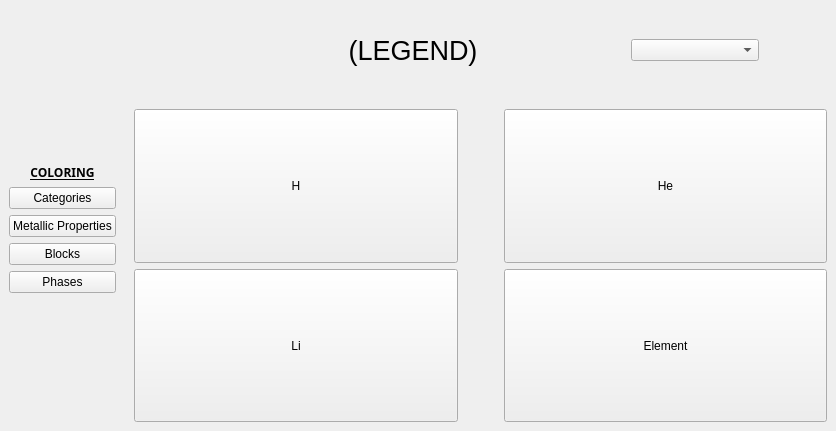
<?xml version="1.0" encoding="UTF-8"?>
<ui version="4.0">
 <class>TableSection</class>
 <widget class="QWidget" name="TableSection">
  <property name="geometry">
   <rect>
    <x>0</x>
    <y>0</y>
    <width>836</width>
    <height>431</height>
   </rect>
  </property>
  <property name="windowTitle">
   <string>TableSection</string>
  </property>
  <layout class="QGridLayout" name="gridLayout_2" rowstretch="1,4" columnstretch="1,4">
   <property name="leftMargin">
    <number>0</number>
   </property>
   <property name="topMargin">
    <number>0</number>
   </property>
   <property name="rightMargin">
    <number>0</number>
   </property>
   <property name="bottomMargin">
    <number>0</number>
   </property>
   <property name="spacing">
    <number>0</number>
   </property>
   <item row="0" column="1">
    <widget class="QFrame" name="Legend">
     <property name="sizePolicy">
      <sizepolicy hsizetype="Preferred" vsizetype="Fixed">
       <horstretch>0</horstretch>
       <verstretch>2</verstretch>
      </sizepolicy>
     </property>
     <property name="minimumSize">
      <size>
       <width>300</width>
       <height>100</height>
      </size>
     </property>
     <layout class="QHBoxLayout" name="horizontalLayout" stretch="5,5,2,5,3">
      <property name="sizeConstraint">
       <enum>QLayout::SetDefaultConstraint</enum>
      </property>
      <property name="leftMargin">
       <number>0</number>
      </property>
      <property name="topMargin">
       <number>0</number>
      </property>
      <property name="rightMargin">
       <number>0</number>
      </property>
      <property name="bottomMargin">
       <number>0</number>
      </property>
      <item>
       <spacer name="horizontalSpacer_3">
        <property name="orientation">
         <enum>Qt::Horizontal</enum>
        </property>
        <property name="sizeHint" stdset="0">
         <size>
          <width>40</width>
          <height>20</height>
         </size>
        </property>
       </spacer>
      </item>
      <item>
       <widget class="QWidget" name="widget" native="true">
        <property name="sizePolicy">
         <sizepolicy hsizetype="Fixed" vsizetype="Preferred">
          <horstretch>0</horstretch>
          <verstretch>0</verstretch>
         </sizepolicy>
        </property>
        <property name="minimumSize">
         <size>
          <width>320</width>
          <height>0</height>
         </size>
        </property>
        <layout class="QVBoxLayout" name="verticalLayout_2">
         <item>
          <widget class="QLabel" name="label_2">
           <property name="font">
            <font>
             <pointsize>20</pointsize>
            </font>
           </property>
           <property name="text">
            <string>(LEGEND)</string>
           </property>
           <property name="alignment">
            <set>Qt::AlignCenter</set>
           </property>
          </widget>
         </item>
        </layout>
       </widget>
      </item>
      <item>
       <spacer name="horizontalSpacer_4">
        <property name="orientation">
         <enum>Qt::Horizontal</enum>
        </property>
        <property name="sizeHint" stdset="0">
         <size>
          <width>40</width>
          <height>20</height>
         </size>
        </property>
       </spacer>
      </item>
      <item>
       <widget class="QComboBox" name="comboBox"/>
      </item>
      <item>
       <spacer name="horizontalSpacer_5">
        <property name="orientation">
         <enum>Qt::Horizontal</enum>
        </property>
        <property name="sizeHint" stdset="0">
         <size>
          <width>40</width>
          <height>20</height>
         </size>
        </property>
       </spacer>
      </item>
     </layout>
    </widget>
   </item>
   <item row="0" column="0" rowspan="2">
    <widget class="QWidget" name="Periodic_property" native="true">
     <property name="sizePolicy">
      <sizepolicy hsizetype="Fixed" vsizetype="Preferred">
       <horstretch>0</horstretch>
       <verstretch>0</verstretch>
      </sizepolicy>
     </property>
     <layout class="QVBoxLayout" name="verticalLayout" stretch="6,0,0,0,0,0,5">
      <item>
       <spacer name="verticalSpacer">
        <property name="orientation">
         <enum>Qt::Vertical</enum>
        </property>
        <property name="sizeHint" stdset="0">
         <size>
          <width>20</width>
          <height>40</height>
         </size>
        </property>
       </spacer>
      </item>
      <item>
       <widget class="QLabel" name="Title">
        <property name="font">
         <font>
          <family>Roboto Slab</family>
          <bold>true</bold>
          <underline>true</underline>
         </font>
        </property>
        <property name="midLineWidth">
         <number>0</number>
        </property>
        <property name="text">
         <string>COLORING</string>
        </property>
        <property name="alignment">
         <set>Qt::AlignCenter</set>
        </property>
        <property name="margin">
         <number>0</number>
        </property>
        <property name="indent">
         <number>-1</number>
        </property>
       </widget>
      </item>
      <item>
       <widget class="QPushButton" name="Categories">
        <property name="text">
         <string>Categories</string>
        </property>
       </widget>
      </item>
      <item>
       <widget class="QPushButton" name="Metallic_Properties">
        <property name="text">
         <string>Metallic Properties</string>
        </property>
       </widget>
      </item>
      <item>
       <widget class="QPushButton" name="Blocks">
        <property name="text">
         <string>Blocks</string>
        </property>
       </widget>
      </item>
      <item>
       <widget class="QPushButton" name="Phases">
        <property name="text">
         <string>Phases</string>
        </property>
       </widget>
      </item>
      <item>
       <spacer name="verticalSpacer_2">
        <property name="orientation">
         <enum>Qt::Vertical</enum>
        </property>
        <property name="sizeHint" stdset="0">
         <size>
          <width>20</width>
          <height>40</height>
         </size>
        </property>
       </spacer>
      </item>
     </layout>
    </widget>
   </item>
   <item row="1" column="1">
    <widget class="QFrame" name="Table">
     <property name="minimumSize">
      <size>
       <width>600</width>
       <height>300</height>
      </size>
     </property>
     <layout class="QGridLayout" name="gridLayout">
      <item row="1" column="2">
       <widget class="QPushButton" name="btnBerilium">
        <property name="sizePolicy">
         <sizepolicy hsizetype="Preferred" vsizetype="Preferred">
          <horstretch>0</horstretch>
          <verstretch>0</verstretch>
         </sizepolicy>
        </property>
        <property name="text">
         <string>Element</string>
        </property>
       </widget>
      </item>
      <item row="0" column="1">
       <spacer name="horizontalSpacer">
        <property name="orientation">
         <enum>Qt::Horizontal</enum>
        </property>
        <property name="sizeType">
         <enum>QSizePolicy::Preferred</enum>
        </property>
        <property name="sizeHint" stdset="0">
         <size>
          <width>40</width>
          <height>20</height>
         </size>
        </property>
       </spacer>
      </item>
      <item row="0" column="2">
       <widget class="QPushButton" name="btnHelium">
        <property name="sizePolicy">
         <sizepolicy hsizetype="Preferred" vsizetype="Preferred">
          <horstretch>0</horstretch>
          <verstretch>0</verstretch>
         </sizepolicy>
        </property>
        <property name="text">
         <string>He</string>
        </property>
       </widget>
      </item>
      <item row="0" column="0">
       <widget class="QPushButton" name="btnHydrogen">
        <property name="sizePolicy">
         <sizepolicy hsizetype="Preferred" vsizetype="Preferred">
          <horstretch>0</horstretch>
          <verstretch>0</verstretch>
         </sizepolicy>
        </property>
        <property name="text">
         <string>H</string>
        </property>
       </widget>
      </item>
      <item row="1" column="0">
       <widget class="QPushButton" name="btnLithium">
        <property name="sizePolicy">
         <sizepolicy hsizetype="Preferred" vsizetype="Preferred">
          <horstretch>0</horstretch>
          <verstretch>0</verstretch>
         </sizepolicy>
        </property>
        <property name="text">
         <string>Li</string>
        </property>
       </widget>
      </item>
      <item row="1" column="1">
       <spacer name="horizontalSpacer_2">
        <property name="orientation">
         <enum>Qt::Horizontal</enum>
        </property>
        <property name="sizeType">
         <enum>QSizePolicy::Preferred</enum>
        </property>
        <property name="sizeHint" stdset="0">
         <size>
          <width>40</width>
          <height>20</height>
         </size>
        </property>
       </spacer>
      </item>
     </layout>
    </widget>
   </item>
  </layout>
 </widget>
 <resources/>
 <connections/>
</ui>
